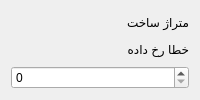
                   <widget class="QFrame" name="landMeterageFormFrame">
                    <layout class="QVBoxLayout" name="verticalLayout_136" stretch="0,0,0">
                     <item>
                      <widget class="QLabel" name="landMeterageFormLbl">
                       <property name="styleSheet">
                        <string notr="true">label</string>
                       </property>
                       <property name="text">
                        <string>متراژ ساخت</string>
                       </property>
                       <property name="styleClass" stdset="0">
                        <string>form-label</string>
                       </property>
                      </widget>
                     </item>
                     <item>
                      <widget class="QLabel" name="landMeterageFormError">
                       <property name="text">
                        <string>خطا رخ داده</string>
                       </property>
                       <property name="styleClass" stdset="0">
                        <string>form-field-error</string>
                       </property>
                      </widget>
                     </item>
                     <item>
                      <widget class="QSpinBox" name="landMeterageFormInpt">
                       <property name="styleClass" stdset="0">
                        <string>form-field</string>
                       </property>
                      </widget>
                     </item>
                    </layout>
                   </widget>
